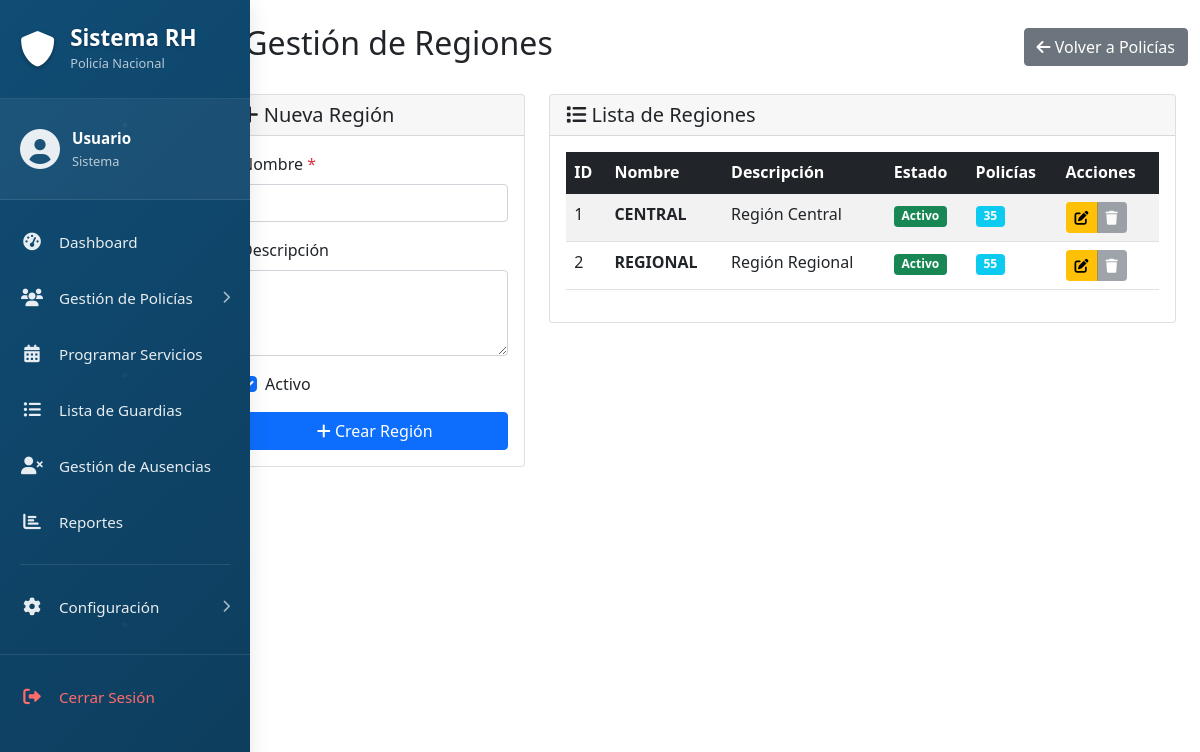
The page /admin/policias/region/index.php on the database as committed earlier.
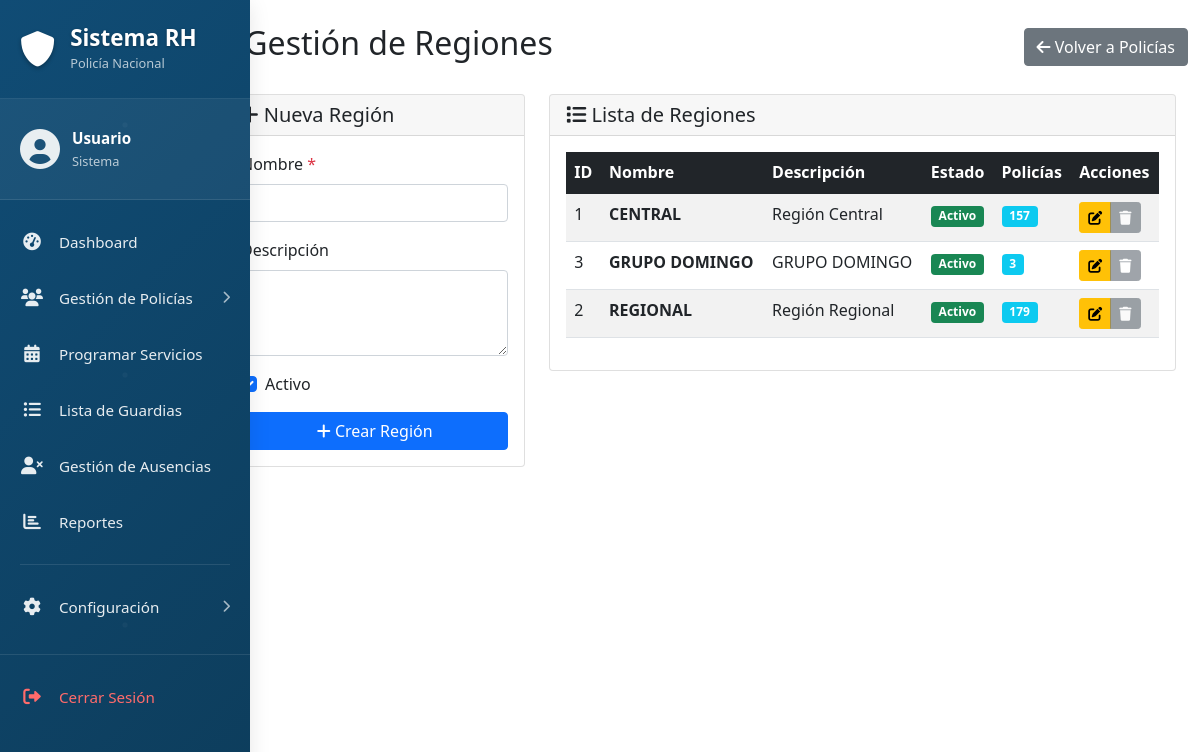
The same page on the database as committed later.
### tables this page shows
CREATE TABLE `regiones` (
  `id` int NOT NULL,
  `nombre` varchar(50) NOT NULL,
  `descripcion` text,
  `activo` tinyint(1) DEFAULT '1',
  `created_at` timestamp NULL DEFAULT CURRENT_TIMESTAMP,
  `updated_at` timestamp NULL DEFAULT CURRENT_TIMESTAMP ON UPDATE CURRENT_TIMESTAMP
);

### admin/policias/region/index.php (the view, shortened to what the rows shown need)
<?php
require_once '../../../cnx/db_connect.php';
$regiones_query = "SELECT r.*,
                   (SELECT COUNT(*) FROM policias p WHERE p.region_id = r.id) as policias_count
                   FROM regiones r ORDER BY r.nombre";
$regiones_result = $conn->query($regiones_query);
$regiones = $regiones_result ? $regiones_result->fetchAll() : [];
?>
<!DOCTYPE html>
<html lang="es">
<head>
    <link href="https://cdn.jsdelivr.net/npm/bootstrap@5.1.3/dist/css/bootstrap.min.css" rel="stylesheet">
    <link href="https://cdnjs.cloudflare.com/ajax/libs/font-awesome/6.0.0/css/all.min.css" rel="stylesheet">
</head>
<body>
    <div class="container-fluid">
        <div class="row">
            <div class="col-md-10">
                <div class="container-fluid py-4">
                    <div class="d-flex justify-content-between align-items-center mb-4">
                        <h2><i class="fas fa-map-marker-alt"></i> Gestión de Regiones</h2>
                    </div>
                    <div class="row">
                        <div class="col-md-8">
                            <div class="card">
                                <div class="card-body">
                                    <?php if (!empty($regiones)): ?>
                                        <div class="table-responsive">
                                            <table class="table table-striped table-hover">
                                                <thead class="table-dark">
                                                    <tr>
                                                        <th>ID</th>
                                                        <th>Nombre</th>
                                                        <th>Descripción</th>
                                                        <th>Estado</th>
                                                        <th>Policías</th>
                                                        <th>Acciones</th>
                                                    </tr>
                                                </thead>
                                                <tbody>
                                                    <?php foreach ($regiones as $region): ?>
                                                        <tr>
                                                            <td><?php echo $region['id']; ?></td>
                                                            <td>
                                                                <strong><?php echo htmlspecialchars($region['nombre']); ?></strong>
                                                            </td>
                                                            <td><?php echo htmlspecialchars($region['descripcion']); ?></td>
                                                            <td>
                                                                <?php if ($region['activo']): ?>
                                                                    <span class="badge bg-success">Activo</span>
                                                                <?php else: ?>
                                                                    <span class="badge bg-secondary">Inactivo</span>
                                                                <?php endif; ?>
                                                            </td>
                                                            <td>
                                                                <span class="badge bg-info"><?php echo $region['policias_count']; ?></span>
                                                            </td>
                                                            <td>
                                                                <div class="btn-group" role="group">
                                                                    <a href="?edit=<?php echo $region['id']; ?>"
                                                                       class="btn btn-sm btn-warning" title="Editar">
                                                                        <i class="fas fa-edit"></i>
                                                                    </a>
                                                                    <?php if ($region['policias_count'] == 0): ?>
                                                                        <button type="button" class="btn btn-sm btn-danger"
                                                                                onclick="confirmarEliminacion(<?php echo $region['id']; ?>, '<?php echo htmlspecialchars($region['nombre']); ?>')"
                                                                                title="Eliminar">
                                                                            <i class="fas fa-trash"></i>
                                                                        </button>
                                                                    <?php else: ?>
                                                                        <button type="button" class="btn btn-sm btn-secondary"
                                                                                title="No se puede eliminar (tiene policías asignados)" disabled>
                                                                            <i class="fas fa-trash"></i>
                                                                        </button>
                                                                    <?php endif; ?>
                                                                </div>
                                                            </td>
                                                        </tr>
                                                    <?php endforeach; ?>
                                                </tbody>
                                            </table>
                                        </div>
                                    <?php endif; ?>
                                </div>
                            </div>
                        </div>
                    </div>
                </div>
            </div>
        </div>
    </div>
</body>
</html>

Rows that differ between the two databases and show on the page:
computed for regiones "CENTRAL": policias_count "35" → "157"
added regiones: id "3", nombre "GRUPO DOMINGO", descripcion "GRUPO DOMINGO", activo "Activo", policias_count "3"
computed for regiones "REGIONAL": policias_count "55" → "179"
